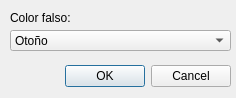
<?xml version="1.0" encoding="UTF-8"?>
<ui version="4.0">
 <class>colorFalso</class>
 <widget class="QDialog" name="colorFalso">
  <property name="geometry">
   <rect>
    <x>0</x>
    <y>0</y>
    <width>236</width>
    <height>98</height>
   </rect>
  </property>
  <property name="windowTitle">
   <string>Dialog</string>
  </property>
  <widget class="QDialogButtonBox" name="buttonBox">
   <property name="geometry">
    <rect>
     <x>-110</x>
     <y>60</y>
     <width>341</width>
     <height>32</height>
    </rect>
   </property>
   <property name="orientation">
    <enum>Qt::Horizontal</enum>
   </property>
   <property name="standardButtons">
    <set>QDialogButtonBox::Cancel|QDialogButtonBox::Ok</set>
   </property>
  </widget>
  <widget class="QComboBox" name="comboBox">
   <property name="geometry">
    <rect>
     <x>10</x>
     <y>30</y>
     <width>221</width>
     <height>21</height>
    </rect>
   </property>
   <item>
    <property name="text">
     <string>Otoño</string>
    </property>
   </item>
   <item>
    <property name="text">
     <string>Hueso</string>
    </property>
   </item>
   <item>
    <property name="text">
     <string>Jet</string>
    </property>
   </item>
   <item>
    <property name="text">
     <string>Invierno</string>
    </property>
   </item>
   <item>
    <property name="text">
     <string>Arcoíris</string>
    </property>
   </item>
   <item>
    <property name="text">
     <string>Océano</string>
    </property>
   </item>
   <item>
    <property name="text">
     <string>Verano</string>
    </property>
   </item>
   <item>
    <property name="text">
     <string>Primavera</string>
    </property>
   </item>
   <item>
    <property name="text">
     <string>Frío</string>
    </property>
   </item>
   <item>
    <property name="text">
     <string>HSV</string>
    </property>
   </item>
   <item>
    <property name="text">
     <string>Rosa</string>
    </property>
   </item>
   <item>
    <property name="text">
     <string>Cálido</string>
    </property>
   </item>
   <item>
    <property name="text">
     <string>Parula</string>
    </property>
   </item>
   <item>
    <property name="text">
     <string>Magma</string>
    </property>
   </item>
   <item>
    <property name="text">
     <string>Infierno</string>
    </property>
   </item>
   <item>
    <property name="text">
     <string>Plasma</string>
    </property>
   </item>
   <item>
    <property name="text">
     <string>Viridis</string>
    </property>
   </item>
   <item>
    <property name="text">
     <string>Cividis</string>
    </property>
   </item>
   <item>
    <property name="text">
     <string>Crepúsculo</string>
    </property>
   </item>
   <item>
    <property name="text">
     <string>Crepúsculo desplazado</string>
    </property>
   </item>
   <item>
    <property name="text">
     <string>Turbo</string>
    </property>
   </item>
   <item>
    <property name="text">
     <string>Verde profundo</string>
    </property>
   </item>
  </widget>
  <widget class="QLabel" name="label">
   <property name="geometry">
    <rect>
     <x>10</x>
     <y>10</y>
     <width>61</width>
     <height>16</height>
    </rect>
   </property>
   <property name="text">
    <string>Color falso:</string>
   </property>
  </widget>
 </widget>
 <resources/>
 <connections>
  <connection>
   <sender>buttonBox</sender>
   <signal>accepted()</signal>
   <receiver>colorFalso</receiver>
   <slot>accept()</slot>
   <hints>
    <hint type="sourcelabel">
     <x>248</x>
     <y>254</y>
    </hint>
    <hint type="destinationlabel">
     <x>157</x>
     <y>274</y>
    </hint>
   </hints>
  </connection>
  <connection>
   <sender>buttonBox</sender>
   <signal>rejected()</signal>
   <receiver>colorFalso</receiver>
   <slot>reject()</slot>
   <hints>
    <hint type="sourcelabel">
     <x>316</x>
     <y>260</y>
    </hint>
    <hint type="destinationlabel">
     <x>286</x>
     <y>274</y>
    </hint>
   </hints>
  </connection>
 </connections>
</ui>
